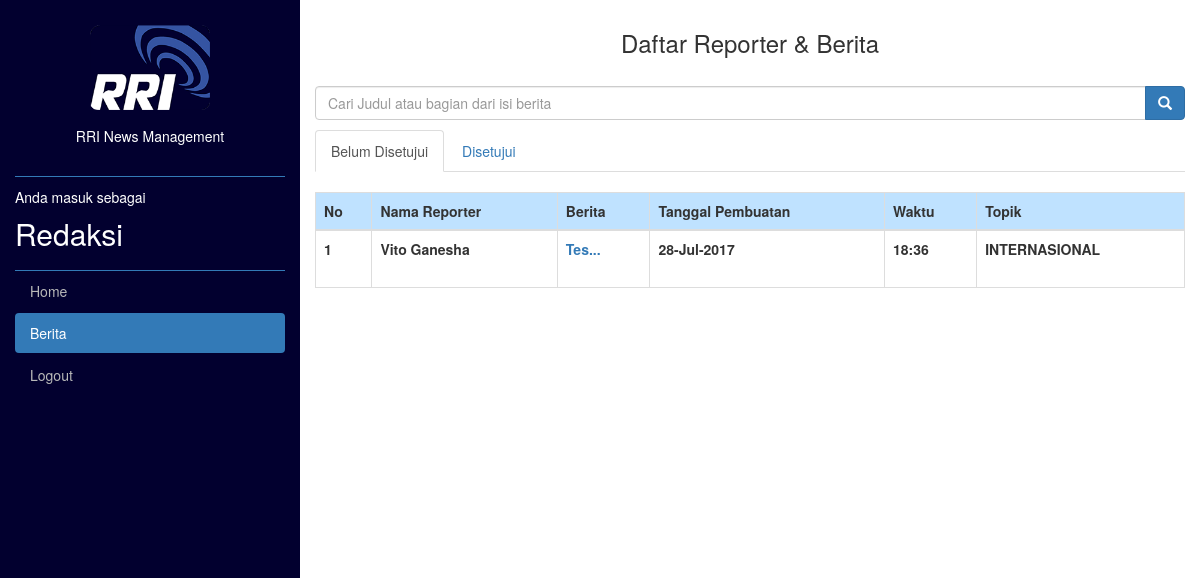
Before: /redaksi/daftar-berita with the older database file.
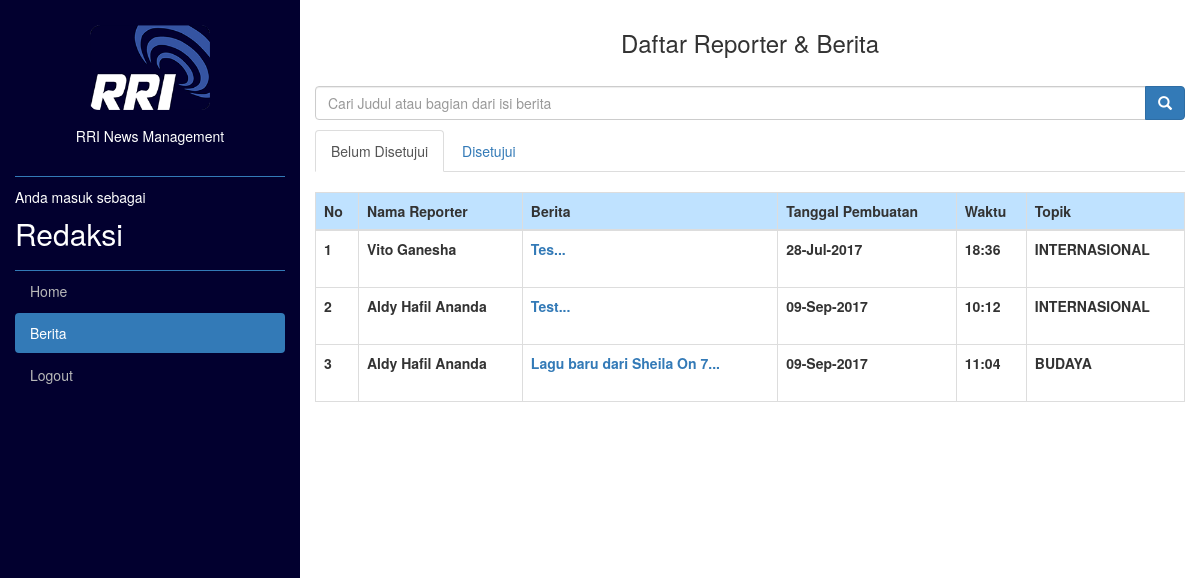
After: the same page with the newer database file.
### tables this page shows
CREATE TABLE IF NOT EXISTS `berita` (
  `ID_BERITA` int(11) NOT NULL AUTO_INCREMENT,
  `ID_USER` varchar(100) DEFAULT NULL,
  `ID_REWARD` int(11) DEFAULT NULL,
  `ID_KATEGORI` int(11) DEFAULT NULL,
  `JUDUL` text,
  `ISI` text,
  `CONTENT` text,
  `TANGGAL_PEMBUATAN` datetime DEFAULT NULL,
  `TANGGAL_EDIT` datetime DEFAULT NULL,
  `TANGGAL_DISETUJUI` datetime DEFAULT NULL,
  `REDAKSI` varchar(100) DEFAULT NULL,
  `PATH_REKAMAN` text,
  `HOT_NEWS` varchar(100) DEFAULT NULL,
  `STATUS_REVISI` varchar(500) DEFAULT NULL,
  PRIMARY KEY (`ID_BERITA`),
  KEY `FK_RELATIONSHIP_1` (`ID_USER`),
  KEY `FK_RELATIONSHIP_2` (`ID_KATEGORI`),
  KEY `FK_RELATIONSHIP_3` (`ID_REWARD`)
);

CREATE TABLE IF NOT EXISTS `user` (
  `ID_USER` varchar(100) NOT NULL,
  `NAMA_USER` varchar(100) DEFAULT NULL,
  `PASSWORD` varchar(1000) DEFAULT NULL,
  `JABATAN` varchar(100) DEFAULT NULL,
  `STATUS_PEGAWAI` varchar(100) DEFAULT NULL,
  `EMAIL` varchar(1000) DEFAULT NULL,
  PRIMARY KEY (`ID_USER`)
);

CREATE TABLE IF NOT EXISTS `kategori` (
  `ID_KATEGORI` int(11) NOT NULL AUTO_INCREMENT,
  `NAMA_KATEGORI` varchar(500) DEFAULT NULL,
  `STATUS_KATEGORI` varchar(100) DEFAULT NULL,
  PRIMARY KEY (`ID_KATEGORI`)
);

### application/controllers/Redaksi.php (called while the page is built, shortened)
<?php
class Redaksi extends CI_Controller {
	function __construct(){
		$this->load->model('m_main');
	}
	public function index($page_name = 'home')
	{
		$title= str_replace("-"," ",$page_name);
		$data=array(
			'berita' => $this->m_main->getData1(),
			'berita_approved' => $this->m_main->getData1_approved(),
			'jml_berita' => $this->m_main->getData1_numrow(),
			'jml_berita_baru' => $this->m_main->getData1_baru_numrow(),
			'jml_berita_telah_direvisi' => $this->m_main->getData1_baru_numrow_telah_direvisi(),
			'jml_berita_revisi' => $this->m_main->getData1_revisi_numrow(),
			'jml_berita_approved' => $this->m_main->getData1_approved_numrow(),
			'title' => ucwords($title),
			'page_name' => $page_name
		);
		$this->load->view('default/header',$data);
		$this->load->view('pages/'.$page_name,$data);
		$this->load->view('default/footer',$data);
	}
}

### index.php (called while the page is built, shortened)
<?php
require_once BASEPATH.'core/CodeIgniter.php';

### application/models/M_main.php (called while the page is built, shortened)
<?php
class M_main extends CI_Model{
	function getData1_revisi_numrow(){
		$this -> db -> select(" TANGGAL_EDIT 'TANGGAL_EDIT', STATUS_REVISI 'STATUS_REVISI' ,SUBSTRING(b.JUDUL, 1, 30) 'JUDUL' ,u.NAMA_USER 'NAMA',b.ID_BERITA 'ID', b.ID_USER 'ID_USER', b.TANGGAL_PEMBUATAN 'TANGGAL_PEMBUATAN', b.HOT_NEWS 'REWARD', b.ID_KATEGORI 'TOPIK' ");
		$this -> db -> from('berita b');
		$this -> db -> join('user u','b.ID_USER=u.ID_USER');
		$this->db->where('b.TANGGAL_EDIT IS NOT NULL AND b.TANGGAL_DISETUJUI IS NULL',null,false);
		$this->db->order_by("b.ID_BERITA");
	   $query = $this -> db -> get();
		$num = $query->num_rows();
		return $num;
	}
	function getData1_approved_numrow(){
		$this -> db -> select(" TANGGAL_EDIT 'TANGGAL_EDIT', STATUS_REVISI 'STATUS_REVISI' ,SUBSTRING(b.JUDUL, 1, 30) 'JUDUL' ,u.NAMA_USER 'NAMA',b.ID_BERITA 'ID', b.ID_USER 'ID_USER', b.TANGGAL_PEMBUATAN 'TANGGAL_PEMBUATAN', b.HOT_NEWS 'REWARD', b.ID_KATEGORI 'TOPIK' ");
		$this -> db -> from('berita b');
		$this -> db -> join('user u','b.ID_USER=u.ID_USER');
		$this->db->where('b.TANGGAL_DISETUJUI IS NOT NULL',null,false);
		$this->db->order_by("b.ID_BERITA");
	   $query = $this -> db -> get();
		$num = $query->num_rows();
		return $num;
	}
	function getData1_baru_numrow_telah_direvisi(){
		$this -> db -> select(" b.TANGGAL_EDIT 'TANGGAL_EDIT', b.STATUS_REVISI 'STATUS_REVISI' ,SUBSTRING(b.JUDUL, 1, 30) 'JUDUL' ,u.NAMA_USER 'NAMA',b.ID_BERITA 'ID', b.ID_USER 'ID_USER', b.TANGGAL_PEMBUATAN 'TANGGAL_PEMBUATAN', b.HOT_NEWS 'REWARD', b.ID_KATEGORI 'TOPIK' ");
		$this -> db -> from('berita b');
		$this -> db -> join('user u','b.ID_USER=u.ID_USER');
		$this->db->where("b.STATUS_REVISI = 'DIEDIT OLEH REPORTER' ", NULL);
		$this->db->order_by("b.ID_BERITA");
	   $query = $this -> db -> get();
	   $num = $query->num_rows();
		return $num;
	}
	function getData1_baru_numrow(){
		$this -> db -> select(" b.TANGGAL_EDIT 'TANGGAL_EDIT', b.STATUS_REVISI 'STATUS_REVISI' ,SUBSTRING(b.JUDUL, 1, 30) 'JUDUL' ,u.NAMA_USER 'NAMA',b.ID_BERITA 'ID', b.ID_USER 'ID_USER', b.TANGGAL_PEMBUATAN 'TANGGAL_PEMBUATAN', b.HOT_NEWS 'REWARD', b.ID_KATEGORI 'TOPIK' ");
		$this -> db -> from('berita b');
		$this -> db -> join('user u','b.ID_USER=u.ID_USER');
		$this->db->where("b.TANGGAL_EDIT is null and b.STATUS_REVISI is null", NULL);
		$this->db->order_by("b.ID_BERITA");
	   $query = $this -> db -> get();
	   $num = $query->num_rows();
		return $num;
	}
	function getData1_numrow(){
		$this -> db -> select(" b.TANGGAL_EDIT 'TANGGAL_EDIT', b.STATUS_REVISI 'STATUS_REVISI' ,SUBSTRING(b.JUDUL, 1, 30) 'JUDUL' ,u.NAMA_USER 'NAMA',b.ID_BERITA 'ID', b.ID_USER 'ID_USER', b.TANGGAL_PEMBUATAN 'TANGGAL_PEMBUATAN', b.HOT_NEWS 'REWARD', b.ID_KATEGORI 'TOPIK' ");
		$this -> db -> from('berita b');
		$this -> db -> join('user u','b.ID_USER=u.ID_USER');
		$this->db->where(array('b.TANGGAL_DISETUJUI' => NULL));
		$this->db->order_by("b.ID_BERITA");
	   $query = $this -> db -> get();
	   $num = $query->num_rows();
		return $num;
	}
	function getData1_approved(){
		$this -> db -> select("b.REDAKSI ,k.NAMA_KATEGORI 'NAMA_KATEGORI' , b.TANGGAL_EDIT 'TANGGAL_EDIT', b.STATUS_REVISI 'STATUS_REVISI' ,SUBSTRING(b.JUDUL, 1, 30) 'JUDUL' ,u.NAMA_USER 'NAMA',b.ID_BERITA 'ID', b.ID_USER 'ID_USER', b.TANGGAL_PEMBUATAN 'TANGGAL_PEMBUATAN', b.HOT_NEWS 'REWARD', b.ID_KATEGORI 'TOPIK' ");
		$this -> db -> from('berita b');
		$this -> db -> join('user u','b.ID_USER=u.ID_USER');
		$this -> db -> join('kategori k','k.ID_KATEGORI=b.ID_KATEGORI');
		$this->db->where('b.TANGGAL_DISETUJUI IS NOT NULL',null,false);
		$this->db->order_by("b.ID_BERITA");
	   $query = $this -> db -> get();
		return $query->result();
	}
	function getData1(){
		$this -> db -> select("k.NAMA_KATEGORI 'NAMA_KATEGORI' , b.TANGGAL_EDIT 'TANGGAL_EDIT', b.STATUS_REVISI 'STATUS_REVISI' ,SUBSTRING(b.JUDUL, 1, 30) 'JUDUL' ,u.NAMA_USER 'NAMA',b.ID_BERITA 'ID', b.ID_USER 'ID_USER', b.TANGGAL_PEMBUATAN 'TANGGAL_PEMBUATAN', b.HOT_NEWS 'REWARD', b.ID_KATEGORI 'TOPIK' ");
		$this -> db -> from('berita b');
		$this -> db -> join('user u','b.ID_USER=u.ID_USER');
		$this -> db -> join('kategori k','k.ID_KATEGORI=b.ID_KATEGORI');
		$this->db->where(array('b.TANGGAL_DISETUJUI' => NULL));
		$this->db->order_by("b.ID_BERITA");
	   $query = $this -> db -> get();
		return $query->result();
	}
}

### application/views/pages/daftar-berita.php (the view, shortened to what this page needs)
<div class="container-fluid">
  <div class="row content">
    <div class="col-sm-3 sidenav hidden-xs font_menu">
      <div class="profile_picture_container"><img class="profile_picture" src="<?php echo base_url('assets/img/Logo_RRI.png')?>">
        <span class="menu_item">RRI News Management</span>
      </div>
      <span class="menu_item" style="border-bottom: 1px solid #337ab7;"><a><?php echo $_SESSION['sess_username'] ?></a></span>
      <span class="menu_item">Anda masuk sebagai</span>
      <h2>Redaksi</h2>
      <ul class="nav nav-pills nav-stacked kustom_sidebar">
        <li><a href="home">Home</a></li>
        <li class="active"><a>Berita</a></li>
        <li><a href="<?php echo site_url('logout') ?>">Logout</a></li>
      </ul>
      <br>
    </div>
    <div class="col-sm-9 konten">
      <div class="row">
        <div class="col-sm-12">
          <div class="text-center" style="padding:10px 0 20px 0">
            <h3>Daftar Reporter &amp; Berita</h3>
          </div>
          <form method="post" action="<?php echo site_url('redaksi/search') ?>">
            <div class="input-group" style="margin-bottom:10px">
              <input name="keyword" type="text" class="form-control" placeholder="Cari Judul atau bagian dari isi berita">
              <div class="input-group-btn">
                <button class="btn btn-primary" type="submit">
                  <i class="glyphicon glyphicon-search"></i>
                </button>
              </div>
            </div>
          </form>
          <ul class="nav nav-tabs">
            <li class="active"><a href="#" onclick="return false;">Belum Disetujui</a></li>
            <li><a href="<?php echo site_url('redaksi/daftar-berita-approved') ?>">Disetujui </a></li>
          </ul>
          <br>
          <div class="table-responsive">
            <table class="table table-bordered">
              <thead>
                <tr style="background-color:#bfe2ff">
                  <th>No</th>
                  <th>Nama Reporter</th>
                  <th>Berita</th>
                  <th>Tanggal Pembuatan</th>
                  <th>Waktu</th>
                  <th>Topik</th>
                </tr>
              </thead>
              <tbody class="isi_tabel">
                <?php $start=1; foreach ($berita as $data_berita) { ?>
                  <?php $sts=$data_berita->TANGGAL_EDIT; $revisi=$data_berita->STATUS_REVISI; if($sts!=null){echo "<tr style='background-color: #f4f4f4;' >";}else{ echo "<tr style='font-weight:bold'>";} ?>
                    <td><?php echo $start++ ?></td>
                    <td><?php echo $data_berita->NAMA ?></td>
                    <td><a style="float:left; width:100%;" href="editor/<?php echo $data_berita->ID ?>"><?php echo $data_berita->JUDUL ?>...</a><div style="float:left"><span style="padding-left: 7px;"></span></div></td>
                    <td><?php echo date('d-M-Y', strtotime($data_berita->TANGGAL_PEMBUATAN)) ?></td>
                    <td><?php echo date('H:i', strtotime($data_berita->TANGGAL_PEMBUATAN)) ?></td>
                    <td><?php echo $data_berita->NAMA_KATEGORI ?></td>
                  </tr>
                <?php } ?>
              </tbody>
            </table>
          </div>
      </div>
    </div>
  </div>
</div>

### application/views/default/header.php (shortened to what this page needs)
<!DOCTYPE html>
<html lang="id">
<head>
  <link rel="stylesheet" href="<?php echo base_url('assets/css/bootstrap.min.css') ?>">
  <link rel="stylesheet" href="<?php echo base_url('assets/css/static.css') ?>">
  <link rel="stylesheet" href="<?php echo base_url('assets/css/jquery.datetimepicker.css')?>">
  <link rel="stylesheet" href="<?php echo base_url('assets/css/jquery-ui.css')?>">
</head>
<body>

### application/views/default/footer.php (shortened to what this page needs)
</body>
</html>

### assets/css/static.css (style rules this page uses)
.font_menu>h2 { color:#fff; }
.font_menu>ul>li>a { color:#b9b9b9; }
.profile_picture_container { width:100%; text-align: center; padding: 20px 10px; }
.profile_picture { width: 150px; text-align: center; }
.menu_item { padding: 10px 0; width: 100%; float: left; color: #fff; }
.sidenav { position: fixed; overflow-y: auto; }
.konten { margin-left: 0; }
.kustom_sidebar { border-top: 1px solid #337ab7; }
@media (min-width: 768px) { .konten { margin-left: 25% !important; } }

### application/views/default/header.php (style rules this page uses)
body { background-color: #ffffff; }
.row.content { height: 550px }
.sidenav { background-color: #02002f; height: 100%; }

Changed rows visible on the page:
added berita: ID_USER.NAMA_USER "Aldy Hafil Ananda", JUDUL "Test", TANGGAL_PEMBUATAN "09-Sep-2017", TANGGAL_PEMBUATAN "10:12", ID_KATEGORI.NAMA_KATEGORI "INTERNASIONAL"
added berita: ID_USER.NAMA_USER "Aldy Hafil Ananda", JUDUL "Lagu baru dari Sheila On 7", TANGGAL_PEMBUATAN "09-Sep-2017", TANGGAL_PEMBUATAN "11:04", ID_KATEGORI.NAMA_KATEGORI "BUDAYA"
